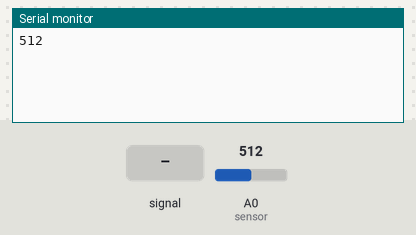
Simulated run of this sketch. Board: Arduino Uno, built with avr-gcc and run on an emulated ATmega328P. On the bench: the last lines printed to the serial monitor. The test bench sets the inputs (shaded band); at power-on: A0 (sensor) = 512.

Above: at 1.2 s.
1.3 s: A0 (sensor) fed a 200 Hz sine of ±81 counts around its level
At 2.4 s:
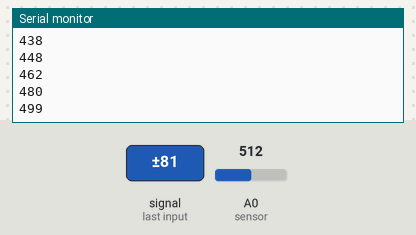
2.8 s: A0 (sensor) set to 716
At 3.7 s:
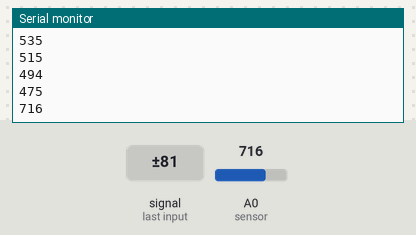
4.3 s: A0 (sensor) set to 900
At 4.6 s:
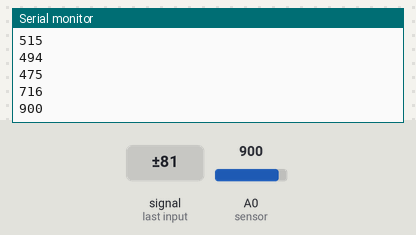
5.8 s: A0 (sensor) fed a 200 Hz sine of ±81 counts around its level
At 6.6 s:
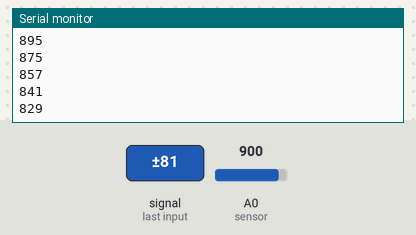
Timing chart, 0 to 8.3 s (numbered marks = the images above; inputs shaded):
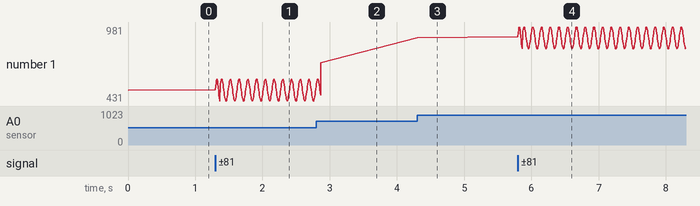

The sketch:

sensor_analog_ouput.ino
```cpp
int preValue=-1;
int sensor=0;
int counter=1;
void setup(){
Serial.begin(9600);     // Communication started with 9600 baud

}
void loop(){
sensor=analogRead(A0); // Incoming analog signal read and appointed sensor
if(counter==1||preValue!=sensor){
  preValue=sensor;
  Serial.println(sensor);
}
counter=counter+1;

}
```

Measured:
- after the input at 1.3 s, the serial monitor: prints a new line at once (image 1)
- after the input at 2.8 s, the serial monitor: prints a new line after 0.07 s (image 2)
- after the input at 4.3 s, the serial monitor: prints a new line at once (image 3)
- after the input at 5.8 s, the serial monitor: prints a new line at once (image 4)
- plotted number 1: 512 → 539 after the input at 1.3 s, 539 → 716 after the input at 2.8 s, 716 → 900 after the input at 4.3 s, 900 → 819 after the input at 5.8 s
